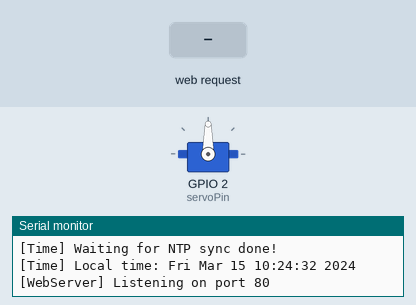
Bench run of a sketch on a simulated ESP32. Shown: servo, the last lines printed to the serial monitor. The inputs (shaded band) are chosen by the test bench. WiFi joins after 1.5 s; servers stay silent unless stated; the local clock reads 2024-03-15 10:24:30 at power-on unless the sketch sets it; EEPROM starts erased.

Above: at 3.7 s.
3.8 s: HTTP request GET /feed received
At 4.6 s:
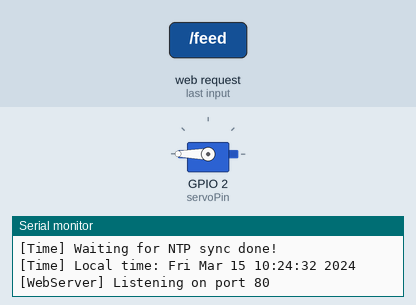
At 5.9 s:
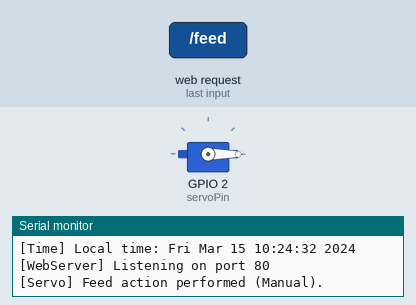
6.3 s: HTTP request GET /setschedule received
7.8 s: HTTP request GET /setschedule?day=1&hour=1&minute=1 received
Timing chart, 0 to 10.8 s (numbered marks = the images above; inputs shaded):
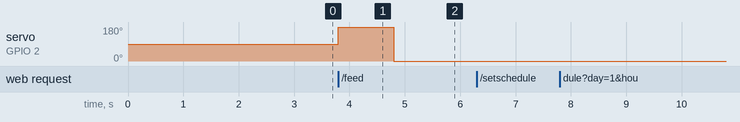

The sketch:

Fish_Feeder.ino
```cpp
/*
 * ESP32 Fish Feeder
 *   - Connects to Wi-Fi
 *   - Syncs time via NTP (Romania)
 *   - Hosts a webpage for:
 *       * Manual feed
 *       * Automatic feed schedule
 *   - Displays last 5 feed events
 *   - Uses Bootstrap for nicer styling
 */

// --------------------------------------------------------------------------
// 1) Includes
// --------------------------------------------------------------------------
#include <WiFi.h>        // For Wi-Fi
#include <WebServer.h>   // For web server
#include <ESP32Servo.h>  // For servo
#include <time.h>        // For NTP synchronization time
#include <Preferences.h>

// --------------------------------------------------------------------------
// 2) Wi-Fi Credentials
// --------------------------------------------------------------------------
const char* SSID = "UTCN-Guest";
const char* PASS = "utcluj.ro";

// --------------------------------------------------------------------------
// 3) NTP/Time Config for Romania
// --------------------------------------------------------------------------
static const long gmtOffset_sec      = 7200; //(GMT+2 - Romania timezone)
static const int  daylightOffset_sec = 0;
static const char* ntpServer         = "pool.ntp.org";

// --------------------------------------------------------------------------
// 4) Servo Setup
// --------------------------------------------------------------------------
Servo feederServo;
const int servoPin = 2; // Connect servo signal to GPIO2

// --------------------------------------------------------------------------
// 5) Automatic Feed Schedule
//    Day-of-week: 0=Sunday, 1=Mon, 2=Tue, 3=Wed, 4=Thu, 5=Fri, 6=Sat
// --------------------------------------------------------------------------
int feedDayOfWeek = -1;
int feedHour      = -1;
int feedMinute    = -1;
bool hasFedThisWeek = false; // prevents repeated feeds within the same minute

// --------------------------------------------------------------------------
// 6) Tracking Last 5 Feed Events
// --------------------------------------------------------------------------
#define FEED_EVENT_COUNT 5
String feedEvents[FEED_EVENT_COUNT];
int feedEventIndex = 0;

// --------------------------------------------------------------------------
// 7) WebServer
// --------------------------------------------------------------------------
WebServer server(80);//start sv on port 80(default)

// --------------------------------------------------------------------------
// 8) Forward Declarations && preferences
// --------------------------------------------------------------------------
void handleRoot();                  // serves the main page
void handleFeed();                  // triggers manual feed
void handleSetSchedule();           // sets the new schedule from query params
void handleGetState();              // returns JSON with current schedule & events
void checkFeedingSchedule();        // checks if it's time to automatically feed
void feedFish(bool manual);         // rotates servo, logs event
void setupTime();                   // configures NTP time
Preferences preferences;  // Preferences object for storing schedule
// --------------------------------------------------------------------------
// 9) Single-Page HTML/JS (with Bootstrap)
// --------------------------------------------------------------------------
String indexPage = R"rawliteral(
<!DOCTYPE html>
<html>
<head>
  <title>ESP32 Fish Feeder</title>
  <meta name="viewport" content="width=device-width, initial-scale=1.0"/>
  <!-- Bootstrap 5 CSS (CDN) -->
  <link rel="stylesheet" href="https://cdn.jsdelivr.net/npm/bootstrap@5.3.0/dist/css/bootstrap.min.css">
  <style>
    body {
      background-color: #f8f9fa; /* Light gray background */
    }
    #msg {
      margin-top: 10px;
    }
  </style>
</head>
<body>

<div class="container py-4">
  <h1 class="mb-4">ESP32 Fish Feeder</h1>

  <!-- Card for Manual Feed -->
  <div class="card mb-4">
    <div class="card-body">
      <h2 class="card-title">Manual Feed</h2>
      <p>Click the button below to feed fish immediately.</p>
      <button class="btn btn-primary btn-lg" onclick="feedNow()">Feed Now</button>
      <p id="msg" class="text-success fw-bold mt-3"></p>
    </div>
  </div>

  <!-- Card for Current Schedule -->
  <div class="card mb-4">
    <div class="card-body">
      <h2 class="card-title">Current Schedule</h2>
      <p id="currentSchedule" class="fs-5 fw-bold">Loading...</p>
    </div>
  </div>

  <!-- Card for Setting Schedule -->
  <div class="card mb-4">
    <div class="card-body">
      <h2 class="card-title">Set Automatic Feeding Schedule</h2>
      <form onsubmit="setSchedule(event)" class="row g-3 mt-2">
        <div class="col-md-4">
          <label for="day" class="form-label fw-semibold">Day of Week</label>
          <select id="day" class="form-select">
            <option value="0">Monday</option>
            <option value="1">Tuesday</option>
            <option value="2">Wednesday</option>
            <option value="3">Thursday</option>
            <option value="4">Friday</option>
            <option value="5">Saturday</option>
            <option value="6">Sunday</option>
          </select>
        </div>
        <div class="col-md-4">
          <label for="hour" class="form-label fw-semibold">Hour (0-23)</label>
          <input type="number" id="hour" min="0" max="23" value="10" class="form-control"/>
        </div>
        <div class="col-md-4">
          <label for="minute" class="form-label fw-semibold">Minute (0-59)</label>
          <input type="number" id="minute" min="0" max="59" value="0" class="form-control"/>
        </div>
        <div class="col-12">
          <button type="submit" class="btn btn-success">Set Schedule</button>
        </div>
      </form>
    </div>
  </div>

  <!-- Card for Feed History -->
  <div class="card mb-4 mx-auto">
  <div class="card-body">
    <h2 class="card-title text-center">Feed History (Last 5)</h2>
    <ul id="events" class="list-group mt-3"></ul>
  </div>
</div>
</div>

<!-- JavaScript -->
<script>
  // On page load
  window.onload = () => {
    updateUI();
    // Poll every 10 seconds so scheduled feeds appear automatically
    setInterval(updateUI, 10000);
  };

  function updateUI() {
    fetch('/getstate')
      .then(res => res.json())
          .then(data => {
          // data.feedDay, data.feedHour, data.feedMinute, data.events
          let dayNames = ["Monday","Tuesday","Wednesday","Thursday","Friday","Saturday","Sunday"];

          if (data.feedDay < 0 || data.feedHour < 0 || data.feedMinute < 0) {
            // Show "no schedule"
            document.getElementById("currentSchedule").innerText = "No schedule set yet";
          } else {
            let schedStr = "Day: " + dayNames[data.feedDay] +
                          ", Time: " + data.feedHour + ":" +
                          (data.feedMinute < 10 ? '0'+data.feedMinute : data.feedMinute);
            document.getElementById("currentSchedule").innerText = schedStr;
          }

        // Feed events
        const eventsList = document.getElementById("events");
        eventsList.innerHTML = "";
        data.events.forEach(e => {
          let li = document.createElement("li");
          li.className = "list-group-item";
          li.textContent = e;
          eventsList.appendChild(li);
        });
      })
      .catch(err => console.error(err));
  }

  function feedNow() {
    fetch('/feed')
      .then(res => res.text())
      .then(txt => {
        document.getElementById("msg").innerText = txt;
        updateUI();
      })
      .catch(err => console.error(err));
  }

  function setSchedule(ev) {
    ev.preventDefault();
    const day    = document.getElementById("day").value;
    const hour   = document.getElementById("hour").value;
    const minute = document.getElementById("minute").value;

    const url = `/setschedule?day=${day}&hour=${hour}&minute=${minute}`;
    fetch(url)
      .then(res => res.text())
      .then(txt => {
        document.getElementById("msg").innerText = txt;
        updateUI();
      })
      .catch(err => console.error(err));
  }
</script>

<!-- Bootstrap 5 JS (CDN) -->
<script src="https://cdn.jsdelivr.net/npm/bootstrap@5.3.0/dist/js/bootstrap.bundle.min.js"></script>
</body>
</html>
)rawliteral";

// --------------------------------------------------------------------------
// 10) setupTime(): Configure time via NTP
// --------------------------------------------------------------------------
void setupTime() {
  configTime(gmtOffset_sec, daylightOffset_sec, ntpServer);
  Serial.print("[Time] Waiting for NTP sync");
  struct tm timeinfo;
  while (!getLocalTime(&timeinfo)) {
    Serial.print(".");
    delay(500);
  }
  Serial.println(" done!");

  // Print for debug
  char buf[64];
  strftime(buf, sizeof(buf), "%c", &timeinfo);
  Serial.print("[Time] Local time: ");
  Serial.println(buf);
}

// --------------------------------------------------------------------------
// 11) Arduino setup()
// --------------------------------------------------------------------------
void setup() {
  Serial.begin(115200);
  delay(1000);
  Serial.println("\n[Setup] Starting...");
// Open NVS storage
  preferences.begin("fish-feeder", true);  // Read-only mode
  feedDayOfWeek = preferences.getInt("feedDayOfWeek", -1);
  feedHour = preferences.getInt("feedHour", -1);
  feedMinute = preferences.getInt("feedMinute", -1);
  preferences.end();

  Serial.printf("[Schedule] Retrieved schedule: Day: %d, Hour: %d, Minute: %d\n", feedDayOfWeek, feedHour, feedMinute);

  // Connect to Wi-Fi
  Serial.printf("[WiFi] Connecting to %s\n", SSID);
  WiFi.begin(SSID, PASS);

  int tries = 30;
  while (WiFi.status() != WL_CONNECTED && tries > 0) {
    delay(500);
    Serial.print(".");
    tries--;
  }
  Serial.println();
  if (WiFi.status() == WL_CONNECTED) {
    Serial.println("[WiFi] Connected!");
    Serial.print("[WiFi] IP Address: ");
    Serial.println(WiFi.localIP());
  } else {
    Serial.println("[WiFi] Failed to connect.");
  }

  // NTP Time
  setupTime();

  // Servo
  feederServo.attach(servoPin, 500, 2400);//µs

  // Register WebServer routes
  server.on("/", handleRoot);
  server.on("/feed", handleFeed);
  server.on("/setschedule", handleSetSchedule);
  server.on("/getstate", handleGetState);

  server.begin();
  Serial.println("[WebServer] Listening on port 80");
}

// --------------------------------------------------------------------------
// 12) loop()
// --------------------------------------------------------------------------
void loop() {
  server.handleClient();
  checkFeedingSchedule();
}

// --------------------------------------------------------------------------
// 13) handleRoot(): Serve the main page
// --------------------------------------------------------------------------
void handleRoot() {
  server.send(200, "text/html", indexPage);
}

// --------------------------------------------------------------------------
// 14) handleFeed(): Manual feed
// --------------------------------------------------------------------------
void handleFeed() {
  feedFish(/*manual=*/true);
  server.send(200, "text/plain", "Manual feed performed!");
}

// --------------------------------------------------------------------------
// 15) handleSetSchedule(): Receives day/hour/minute in query
// --------------------------------------------------------------------------
void handleSetSchedule() {
  if (server.hasArg("day")) {
    feedDayOfWeek = server.arg("day").toInt();   // 0..6
  }
  if (server.hasArg("hour")) {
    feedHour = server.arg("hour").toInt();       // 0..23
  }
  if (server.hasArg("minute")) {
    feedMinute = server.arg("minute").toInt();   // 0..59
  }
  hasFedThisWeek = false;
  preferences.begin("fish-feeder", false);  // Read-write mode (false)
  preferences.putInt("feedDayOfWeek", feedDayOfWeek);
  preferences.putInt("feedHour", feedHour);
  preferences.putInt("feedMinute", feedMinute);
  preferences.end();

  Serial.println("[Schedule] Schedule saved to NVS.");
  const char* dayNames[7] = {
    "Monday", "Tuesday", "Wednesday",
    "Thursday", "Friday", "Saturday", "Sunday"
  };

  // Build the response
  String msg;
  if (feedDayOfWeek >= 0 && feedHour >= 0 && feedMinute >= 0) {
    msg = "Schedule set to " + String(dayNames[feedDayOfWeek])
        + ", " + String(feedHour) + ":" + String(feedMinute);
  } else {
    msg = "No valid schedule set.";
  }

  Serial.println("[Schedule] " + msg);
  server.send(200, "text/plain", msg);
}

// --------------------------------------------------------------------------
// 16) handleGetState(): Return schedule & feed events as JSON
// --------------------------------------------------------------------------
void handleGetState() {
  // Build JSON:
  // {
  //   "feedDay": 5,
  //   "feedHour": 10,
  //   "feedMinute": 0,
  //   "events": ["Manual feed at 2025-01-02 12:00:00", ...]
  // }
  String json = "{";
  json += "\"feedDay\":" + String(feedDayOfWeek) + ",";
  json += "\"feedHour\":" + String(feedHour) + ",";
  json += "\"feedMinute\":" + String(feedMinute) + ",";
  json += "\"events\":[";

  for (int i = 0; i < FEED_EVENT_COUNT; i++) {
    int idx = (feedEventIndex + i) % FEED_EVENT_COUNT;
    String e = feedEvents[idx];
    json += "\"" + e + "\"";
    if (i < FEED_EVENT_COUNT - 1) json += ",";
  }
  json += "]}";

  server.send(200, "application/json", json);
}

// --------------------------------------------------------------------------
// 17) checkFeedingSchedule(): Automatic feed if day/time matches
// --------------------------------------------------------------------------
void checkFeedingSchedule() {
  // If no schedule is set yet, do nothing
  if (feedDayOfWeek < 0 || feedHour < 0 || feedMinute < 0) {
    return;
  }

  struct tm timeinfo;
  if (!getLocalTime(&timeinfo)) {
    return;
  }

  int currentDay    = (timeinfo.tm_wday + 6) % 7;  //  0=Mon, ...6=Sunday,
  // +6) % 7 to have instead of sunday = 0, monday = 1
  int currentHour   = timeinfo.tm_hour;
  int currentMinute = timeinfo.tm_min;

  if ( currentDay == feedDayOfWeek &&
       currentHour == feedHour &&
       currentMinute == feedMinute )
  {
    if (!hasFedThisWeek) {
      Serial.println("[Scheduler] Automatic feed triggered!");
      feedFish(false);
      hasFedThisWeek = true;
    }
  } else {
    // If the day changed, allow feeding again next time
    if (currentDay != feedDayOfWeek) {
      hasFedThisWeek = false;
    }
  }
}

// --------------------------------------------------------------------------
// 18) feedFish(): Actually rotate servo & log feed event
// --------------------------------------------------------------------------
void feedFish(bool manual) {
  feederServo.write(180);
  delay(1000);
  feederServo.write(0);

  // Add a feed event
  const char* feedType = manual ? "Manual" : "Scheduled";

  // Get local time
  struct tm timeinfo;
  if (!getLocalTime(&timeinfo)) {
    feedEvents[feedEventIndex] = String(feedType) + " feed at unknown time";
  } else {
    char timeStr[64];
    strftime(timeStr, sizeof(timeStr), "%Y-%m-%d %H:%M:%S", &timeinfo);
    feedEvents[feedEventIndex] = String(feedType) + " feed at " + timeStr;
  }
  feedEventIndex = (feedEventIndex + 1) % FEED_EVENT_COUNT;

  Serial.println("[Servo] Feed action performed (" + String(feedType) + ").");
}
```

Measured:
- after the input at 3.8 s, servo on GPIO 2 (servoPin): 90° → 180° at once, → 0° 1.0 s later
